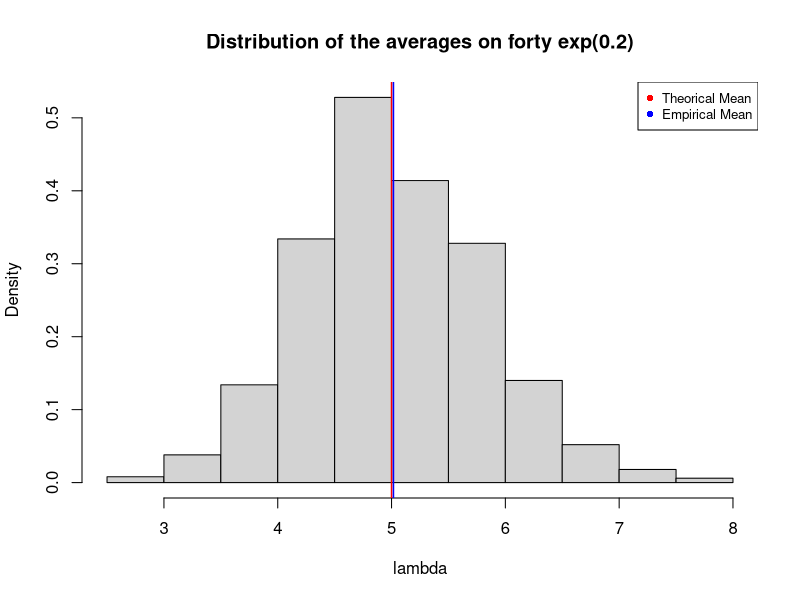
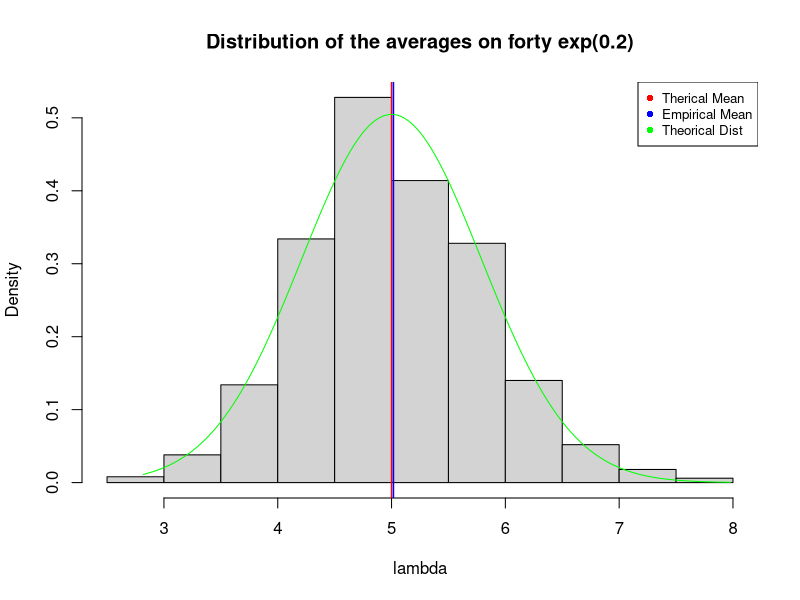

Reproduce these figures in R, in order.
## ---- chunk 1
setwd("~/Desktop/repos/datasciencecoursera/Statistical Inference")
## ---- chunk 2
lambda <- 0.2
n_sim <- 40
n <- 1000
media <- 1/lambda
sd <- 1/lambda
## ---- chunk 3
medias <- NULL
for(i in 1:n) medias <- c(medias, mean(rexp(n_sim, lambda)))
## ---- chunk 4
hist(medias, main = "Distribution of the averages on forty exp(0.2)", xlab = "lambda", freq = F)
abline(v = 1/lambda, col = "red", lwd = 1.5)
abline(v = mean(medias), col = "blue", lwd = 1.5)
legend("topright", legend = c("Theorical Mean", "Empirical Mean"), col = c("red", "blue"), cex = 0.8, pch = 16)
## ---- chunk 5
hist(medias, main = "Distribution of the averages on forty exp(0.2)", xlab = "lambda", freq = F)
abline(v = 1/lambda, col = "red", lwd = 1.5)
abline(v = mean(medias), col = "blue", lwd = 1.5)

x <- seq(min(medias), max(medias), length = n)
normales <- dnorm(x, mean = media, sd = sd/sqrt(n_sim))
lines(x, normales, col = "green")
legend("topright", legend = c("Therical Mean", "Empirical Mean", "Theorical Dist"), col = c("red", "blue", "green"), cex = 0.8, pch = 16)
## ---- chunk 6
teo_var <- (1/lambda)^2
emp_var <- var(medias)*n_sim
(var_err <- abs(teo_var - emp_var))
## ---- chunk 7
sqrt(var_err)
